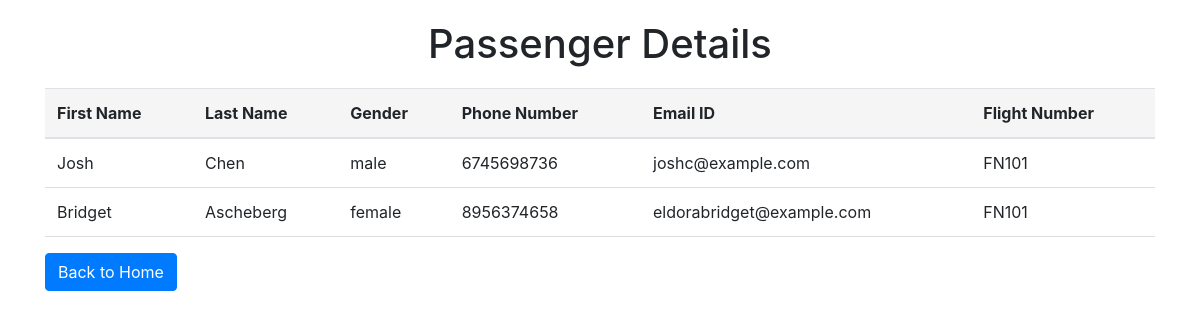
Page /admin/passengerdetails/FN101 on the earlier database version.
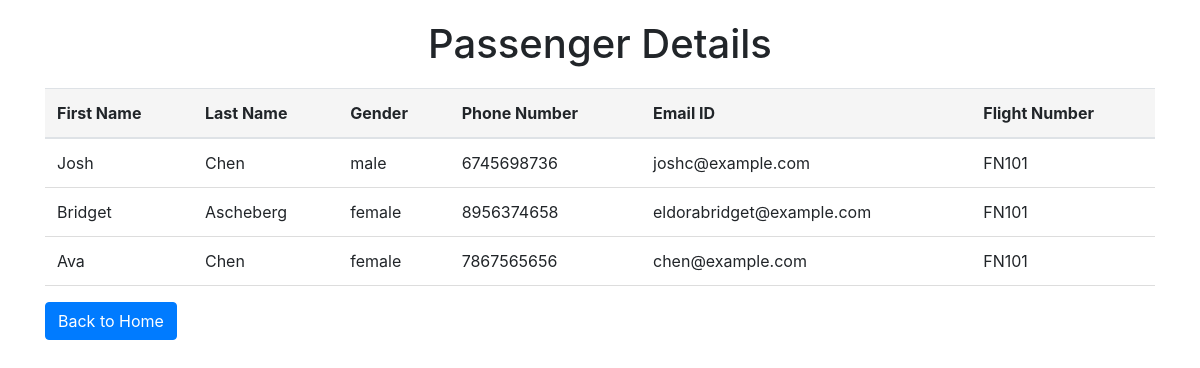
Same page on the later database version.
### tables this page shows
CREATE TABLE "bookings" (
    booking_id INTEGER PRIMARY KEY AUTOINCREMENT,
    first_name VARCHAR(100) NOT NULL,
    last_name VARCHAR(100) NOT NULL,
    gender VARCHAR(10) NOT NULL,
    phone_number VARCHAR(20) NOT NULL,
    email_id VARCHAR(100) NOT NULL,
    flight_id INTEGER NOT NULL,
    flight_number VARCHAR(10),
username VARCHAR(50),
FOREIGN KEY (flight_id) REFERENCES flights (flight_id),
FOREIGN KEY (username) REFERENCES users(username));

### admin.py (the view)
@admin_routes.route('/admin/passengerdetails/<flight_number>')
def passenger_details(flight_number):
    conn = sqlite3.connect('flightreservationdb.db')
    cursor = conn.cursor()
    cursor.execute("SELECT * FROM bookings WHERE flight_number = ?", (flight_number,))
    passengers = cursor.fetchall()
    conn.close()
    return render_template('admin/passengerdetails.html', passengers=passengers, flight_number=flight_number)

### templates/admin/passengerdetails.html (shortened to what this page needs)
<!DOCTYPE html>
<html lang="en">
<head>
    <link rel="stylesheet" href="https://stackpath.bootstrapcdn.com/bootstrap/4.5.0/css/bootstrap.min.css">
</head>
<body>
    <div class="container">
        <h1>Passenger Details</h1>
        <table class="table">
            <thead>
                <tr>
                    <th>First Name</th>
                    <th>Last Name</th>
                    <th>Gender</th>
                    <th>Phone Number</th>
                    <th>Email ID</th>
                    <th>Flight Number</th>
                </tr>
            </thead>
            <tbody>
                {% for passenger in passengers %}
                <tr>
                    <td>{{ passenger[1] }}</td>
                    <td>{{ passenger[2] }}</td>
                    <td>{{ passenger[3] }}</td>
                    <td>{{ passenger[4] }}</td>
                    <td>{{ passenger[5] }}</td>
                    <td>{{ passenger[7] }}</td>
                </tr>
                {% endfor %}
            </tbody>
        </table>
        <a href="/admin/home" class="btn btn-primary">Back to Home</a>
    </div>
</body>
</html>

Differences in the rows shown:
added bookings: first_name "Ava", last_name "Chen", gender "female", phone_number "7867565656", email "chen@example.com", flight_number "FN101"
